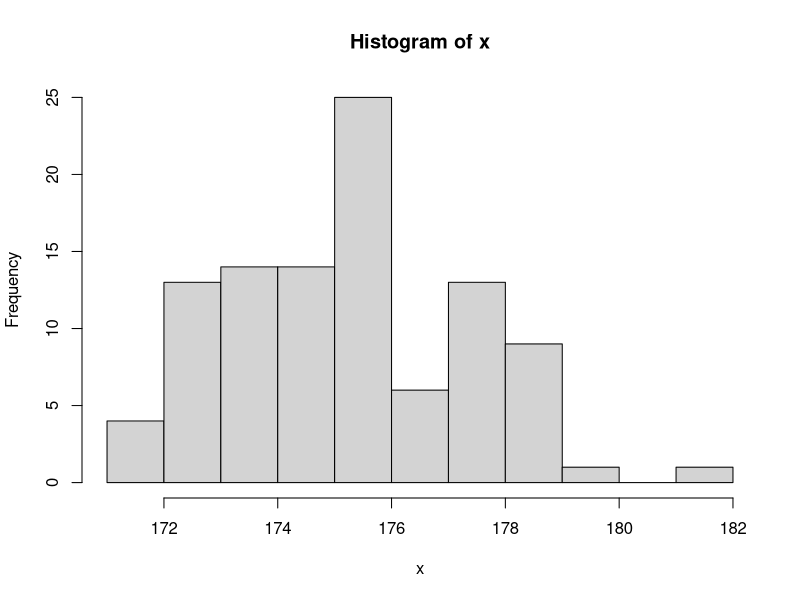
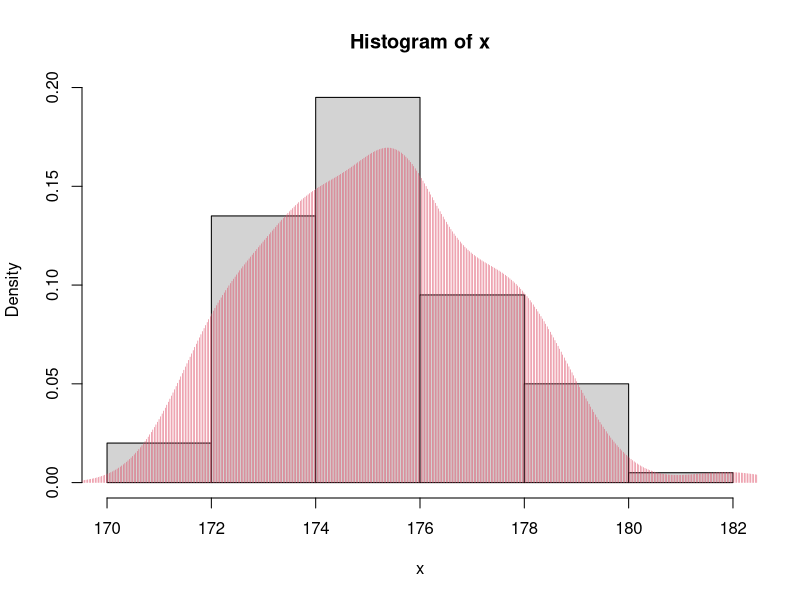
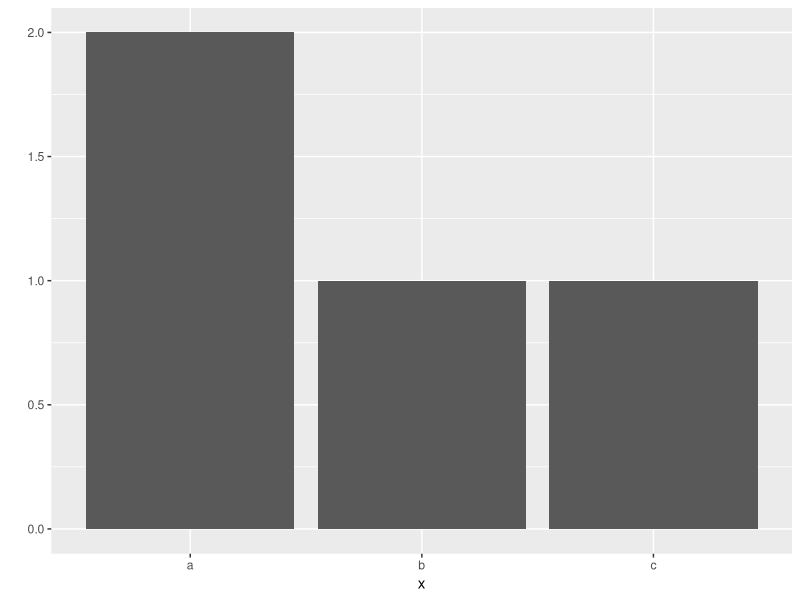
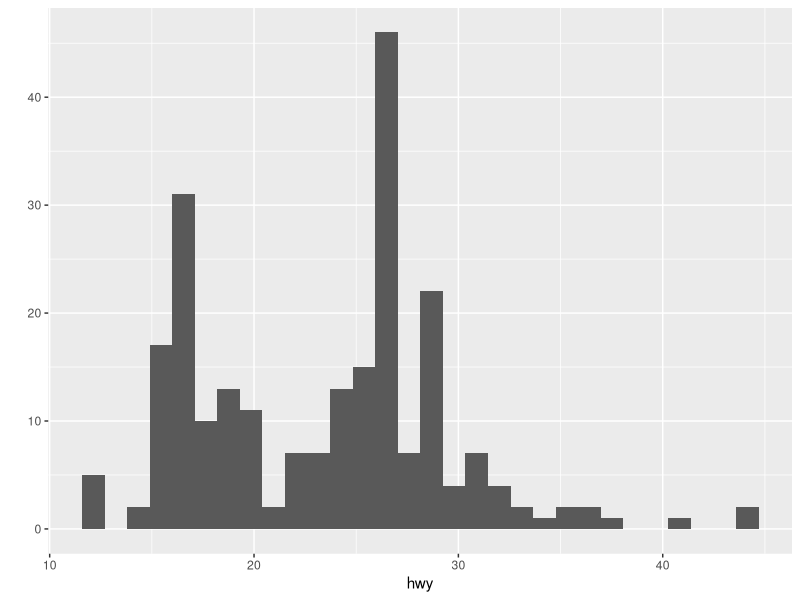
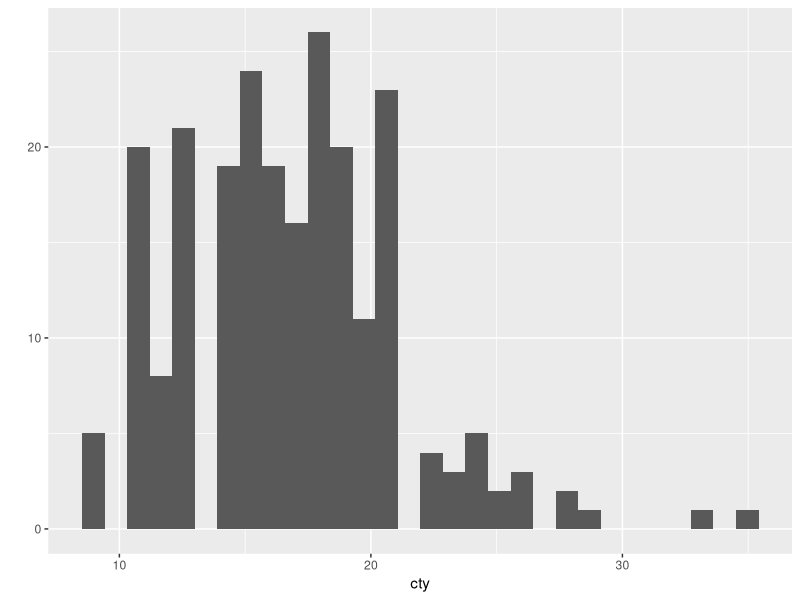
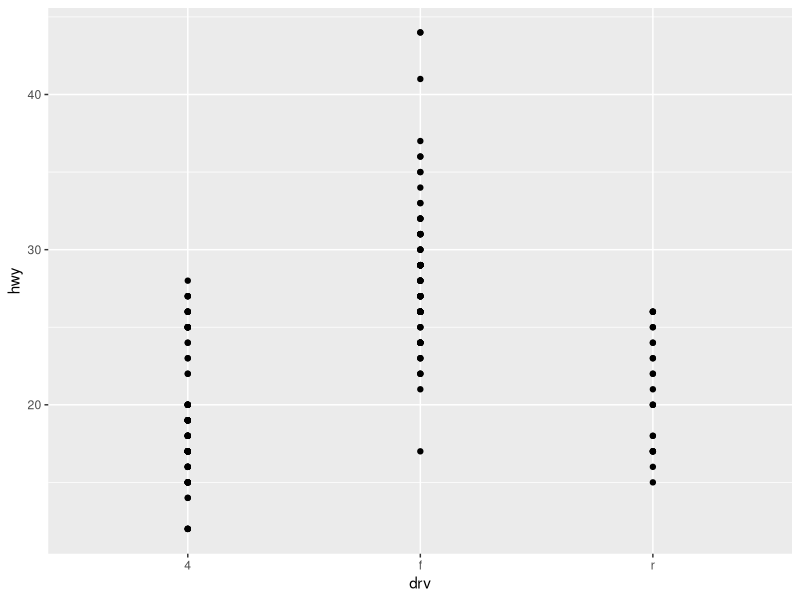
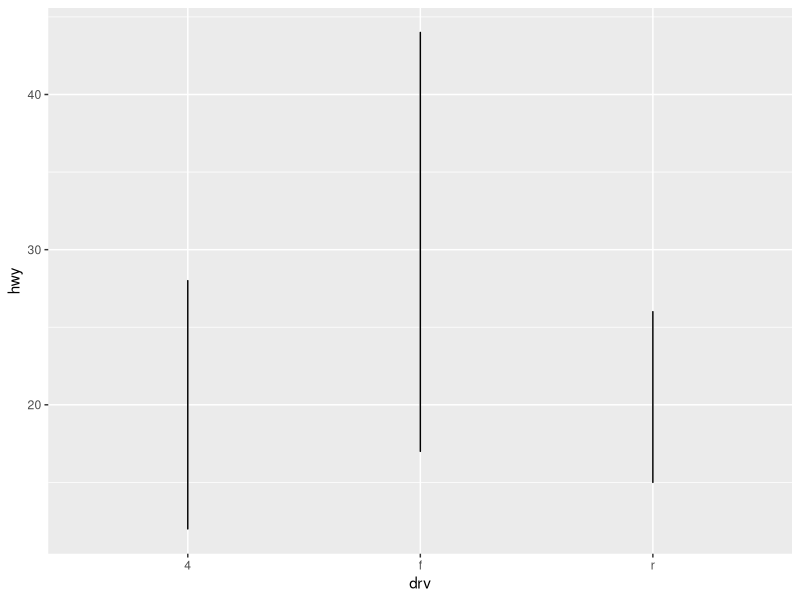
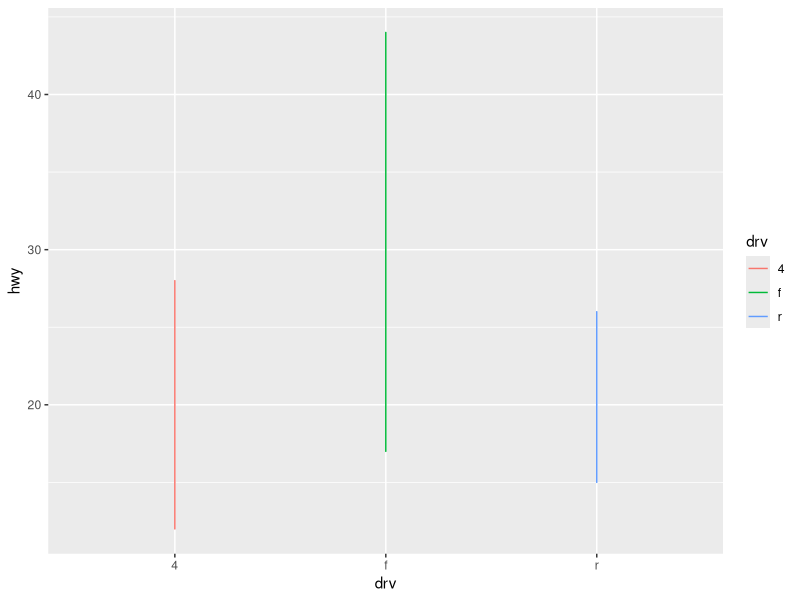

The R source for these figures, in order:
x = rnorm(100, 175, 2)
x
hist(x)
hist(x, breaks = 5, probability =  T)
lines(density(x), col=2, type='h', lwd=0.5)
shapiro.test(x)

a = 1

var1 = c(1,2,5,7,8)

var2 = c(1:5)

var3 = seq(1, 5)

var4 = seq(1, 10, 2)

var5 = var1 + var2
str = 'a'
str1 = 'abcdef'

print(str)

str5 = c('i', 'am', 'a boy')
str5

x = c(1,4, 7)
mean(x)
max(x)
min(x)
sd(x)

paste(str5, collapse = ' ')

library(ggplot2)

x = c("a", "a", "b", "c")
x

qplot(x)
qplot(data = mpg, x=hwy)
qplot(data =mpg, x = cty)
qplot(data = mpg, x=drv, y= hwy)
qplot(data = mpg, x=drv, y= hwy, geom = 'line')
qplot(data = mpg, x=drv, y= hwy, geom = 'line', color= drv)
qplot(data = mpg, x=drv, y= hwy, geom = 'boxplot')
qplot(data = mpg, x=drv, y= hwy, geom = 'boxplot', color=drv)

?qplot

score = c(80, 60, 70, 50, 90)
mean(score)
a_mean = mean(score)
a_mean